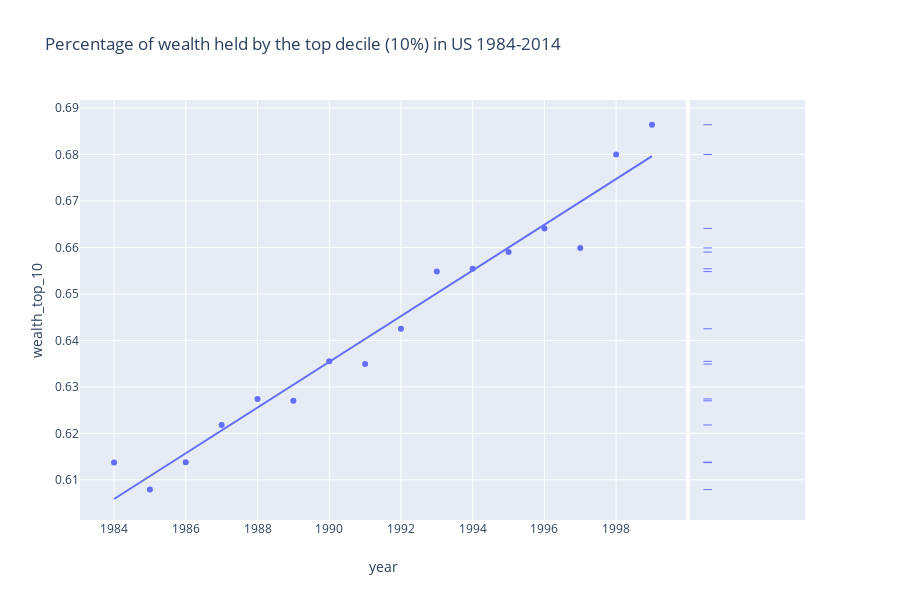

Notebook cell for this chart:
### Code cell
px.scatter(train, x = 'year', y='wealth_top_10', trendline='ols', marginal_y='rug', title="Percentage of wealth held by the top decile (10%) in US 1984-2014")

### Figure 1 — Plotly figure (JSON) as saved in the notebook; plotly's stock layout.template omitted (floating-point values rounded to 4 significant figures)
{"data": [{"hoverlabel": {"namelength": 0}, "hovertemplate": "year=%{x}<br>wealth_top_10=%{y}", "legendgroup": "", "marker": {"color": "#636efa", "symbol": "circle"}, "mode": "markers", "name": "", "showlegend": false, "type": "scatter", "x": [1984, 1985, 1986, 1987, 1988, 1989, 1990, 1991, 1992, 1993, 1994, 1995, 1996, 1997, 1998, 1999], "xaxis": "x", "y": [0.6137, 0.6079, 0.6138, 0.6218, 0.6274, 0.627, 0.6355, 0.6349, 0.6425, 0.6548, 0.6554, 0.659, 0.6641, 0.6599, 0.68, 0.6864], "yaxis": "y"}, {"alignmentgroup": "True", "boxpoints": "all", "fillcolor": "rgba(255,255,255,0)", "hoverlabel": {"namelength": 0}, "hoveron": "points", "hovertemplate": "wealth_top_10=%{y}", "jitter": 0, "legendgroup": "", "line": {"color": "rgba(255,255,255,0)"}, "marker": {"color": "#636efa", "symbol": "line-ew-open"}, "name": "", "offsetgroup": "", "showlegend": false, "type": "box", "xaxis": "x2", "y": [0.6137, 0.6079, 0.6138, 0.6218, 0.6274, 0.627, 0.6355, 0.6349, 0.6425, 0.6548, 0.6554, 0.659, 0.6641, 0.6599, 0.68, 0.6864], "yaxis": "y2"}, {"hoverlabel": {"namelength": 0}, "hovertemplate": "<b>OLS trendline</b><br>wealth_top_10 = 0.004918 * year + -9.151618<br>R<sup>2</sup>=0.962355<br><br>year=%{x}<br>wealth_top_10=%{y} <b>(trend)</b>", "legendgroup": "", "marker": {"color": "#636efa", "symbol": "circle"}, "mode": "lines", "name": "", "showlegend": false, "type": "scatter", "x": [1984, 1985, 1986, 1987, 1988, 1989, 1990, 1991, 1992, 1993, 1994, 1995, 1996, 1997, 1998, 1999], "xaxis": "x", "y": [0.6059, 0.6108, 0.6157, 0.6206, 0.6255, 0.6305, 0.6354, 0.6403, 0.6452, 0.6501, 0.6551, 0.66, 0.6649, 0.6698, 0.6747, 0.6796], "yaxis": "y"}], "layout": {"height": 600, "legend": {"tracegroupgap": 0}, "title": {"text": "Percentage of wealth held by the top decile (10%) in US 1984-2014"}, "xaxis": {"anchor": "y", "domain": [0, 0.819], "title": {"text": "year"}}, "xaxis2": {"anchor": "y2", "domain": [0.824, 0.98], "matches": "x2", "showgrid": false, "showticklabels": false}, "yaxis": {"anchor": "x", "domain": [0, 1], "title": {"text": "wealth_top_10"}}, "yaxis2": {"anchor": "x2", "domain": [0, 1], "matches": "y", "showgrid": true, "showticklabels": false}}}
